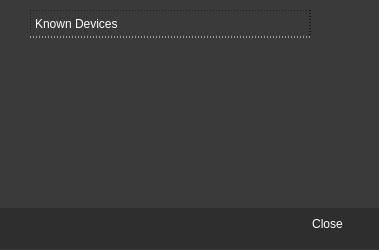
<?xml version="1.0" encoding="UTF-8"?>
<ui version="4.0">
 <class>UsersMngDialog</class>
 <widget class="QDialog" name="UsersMngDialog">
  <property name="geometry">
   <rect>
    <x>0</x>
    <y>0</y>
    <width>379</width>
    <height>250</height>
   </rect>
  </property>
  <property name="sizePolicy">
   <sizepolicy hsizetype="Fixed" vsizetype="Fixed">
    <horstretch>0</horstretch>
    <verstretch>0</verstretch>
   </sizepolicy>
  </property>
  <property name="minimumSize">
   <size>
    <width>379</width>
    <height>250</height>
   </size>
  </property>
  <property name="maximumSize">
   <size>
    <width>379</width>
    <height>250</height>
   </size>
  </property>
  <property name="windowTitle">
   <string>Users Manager</string>
  </property>
  <property name="styleSheet">
   <string notr="true">background-color: rgb(58,58,58); 
selection-background-color: rgb(67, 67, 67);
color: rgb(255, 255, 255);
</string>
  </property>
  <widget class="Line" name="line_4">
   <property name="geometry">
    <rect>
     <x>0</x>
     <y>190</y>
     <width>381</width>
     <height>18</height>
    </rect>
   </property>
   <property name="styleSheet">
    <string>background-image: url(:/Resources/SeparatorBottom.png); 
border: none;</string>
   </property>
   <property name="orientation">
    <enum>Qt::Horizontal</enum>
   </property>
  </widget>
  <widget class="QWidget" name="widget" native="true">
   <property name="geometry">
    <rect>
     <x>0</x>
     <y>208</y>
     <width>381</width>
     <height>41</height>
    </rect>
   </property>
   <property name="styleSheet">
    <string>background-color: rgb(46, 46, 46);
border:none;</string>
   </property>
   <widget class="QPushButton" name="closeButton">
    <property name="geometry">
     <rect>
      <x>290</x>
      <y>3</y>
      <width>75</width>
      <height>25</height>
     </rect>
    </property>
    <property name="styleSheet">
     <string>background-image: url(:/Resources/ButtonNormal.png); 
border: none;
color: rgb(255, 255, 255);
font: bold 10pt &quot;Lucida Grande&quot;;</string>
    </property>
    <property name="text">
     <string>Close</string>
    </property>
   </widget>
  </widget>
  <widget class="QTreeWidget" name="users_">
   <property name="geometry">
    <rect>
     <x>30</x>
     <y>10</y>
     <width>281</width>
     <height>171</height>
    </rect>
   </property>
   <property name="font">
    <font>
     <family>Lucida Grande</family>
     <pointsize>12</pointsize>
    </font>
   </property>
   <property name="styleSheet">
    <string>QTreeView {
	border: none;
}
QAbstractScrollArea::corner {
	background: rgb(58,58,58); 
}
QHeaderView::section {
	background: rgb(58,58,58); 
/*	border-bottom: 1px dashed white; */
	border-style: dashed;
	border-width: 1px;
    border-bottom-color: white;
	padding: 4px 4px 4px 4px;
	font: bold 12pt &quot;Lucida Grande&quot;;
}
  QScrollBar:vertical {
      width: 8px;
	border: none;
  }
  QScrollBar::handle:vertical {
      background: rgb(126,126,126);
      min-height: 50px;
	  margin: 26px 0px 4px 0px;
     border-width: 1px;
     border-style: solid;
     border-radius: 4px;
  }
QScrollBar::add-line:vertical {
      border: none;
      height: 0px;
  }

  QScrollBar::sub-line:vertical {
      border: none;
      height: 0px;
  }
  QScrollBar::up-arrow:vertical, QScrollBar::down-arrow:vertical {
      border: none;
      width: 0px;
      height: 0px;
  }

  QScrollBar::add-page:vertical, QScrollBar::sub-page:vertical {
      background: none;
      height: 0px;
  }</string>
   </property>
   <property name="frameShadow">
    <enum>QFrame::Sunken</enum>
   </property>
   <property name="verticalScrollBarPolicy">
    <enum>Qt::ScrollBarAsNeeded</enum>
   </property>
   <property name="horizontalScrollBarPolicy">
    <enum>Qt::ScrollBarAlwaysOff</enum>
   </property>
   <attribute name="headerVisible">
    <bool>true</bool>
   </attribute>
   <attribute name="headerCascadingSectionResizes">
    <bool>false</bool>
   </attribute>
   <attribute name="headerShowSortIndicator" stdset="0">
    <bool>false</bool>
   </attribute>
   <column>
    <property name="text">
     <string>Known Devices</string>
    </property>
   </column>
  </widget>
  <widget class="QPushButton" name="pushButton_3">
   <property name="geometry">
    <rect>
     <x>330</x>
     <y>50</y>
     <width>35</width>
     <height>25</height>
    </rect>
   </property>
   <property name="styleSheet">
    <string>QPushButton {
	background-image: url(:/Resources/ButtonNarrow.png); 
	border: none;
	color: rgb(255, 255, 255);
	font: bold 8pt &quot;MS Shell Dlg 2&quot;;
	image: url(:/Resources/DisconnectIcon.png);
}</string>
   </property>
   <property name="text">
    <string/>
   </property>
  </widget>
  <widget class="QPushButton" name="pushButton_4">
   <property name="geometry">
    <rect>
     <x>330</x>
     <y>20</y>
     <width>35</width>
     <height>25</height>
    </rect>
   </property>
   <property name="styleSheet">
    <string>QPushButton {
	background-image: url(:/Resources/ButtonNarrow.png); 
	border: none;
	color: rgb(255, 255, 255);
	font: bold 8pt &quot;MS Shell Dlg 2&quot;;
	image: url(:/Resources/EditUser.png);
}</string>
   </property>
   <property name="text">
    <string/>
   </property>
  </widget>
 </widget>
 <resources/>
 <connections>
  <connection>
   <sender>closeButton</sender>
   <signal>clicked()</signal>
   <receiver>UsersMngDialog</receiver>
   <slot>reject()</slot>
   <hints>
    <hint type="sourcelabel">
     <x>369</x>
     <y>253</y>
    </hint>
    <hint type="destinationlabel">
     <x>179</x>
     <y>249</y>
    </hint>
   </hints>
  </connection>
  <connection>
   <sender>pushButton_3</sender>
   <signal>clicked()</signal>
   <receiver>UsersMngDialog</receiver>
   <slot>RemoveUser()</slot>
   <hints>
    <hint type="sourcelabel">
     <x>353</x>
     <y>64</y>
    </hint>
    <hint type="destinationlabel">
     <x>353</x>
     <y>99</y>
    </hint>
   </hints>
  </connection>
  <connection>
   <sender>pushButton_4</sender>
   <signal>clicked()</signal>
   <receiver>UsersMngDialog</receiver>
   <slot>EditUser()</slot>
   <hints>
    <hint type="sourcelabel">
     <x>346</x>
     <y>31</y>
    </hint>
    <hint type="destinationlabel">
     <x>345</x>
     <y>144</y>
    </hint>
   </hints>
  </connection>
  <connection>
   <sender>users_</sender>
   <signal>itemDoubleClicked(QTreeWidgetItem*,int)</signal>
   <receiver>UsersMngDialog</receiver>
   <slot>ItemDoubleClicked(QTreeWidgetItem*,int)</slot>
   <hints>
    <hint type="sourcelabel">
     <x>124</x>
     <y>116</y>
    </hint>
    <hint type="destinationlabel">
     <x>18</x>
     <y>73</y>
    </hint>
   </hints>
  </connection>
 </connections>
 <slots>
  <slot>RemoveUser()</slot>
  <slot>EditUser()</slot>
  <slot>ItemDoubleClicked(QTreeWidgetItem*,int)</slot>
 </slots>
</ui>
